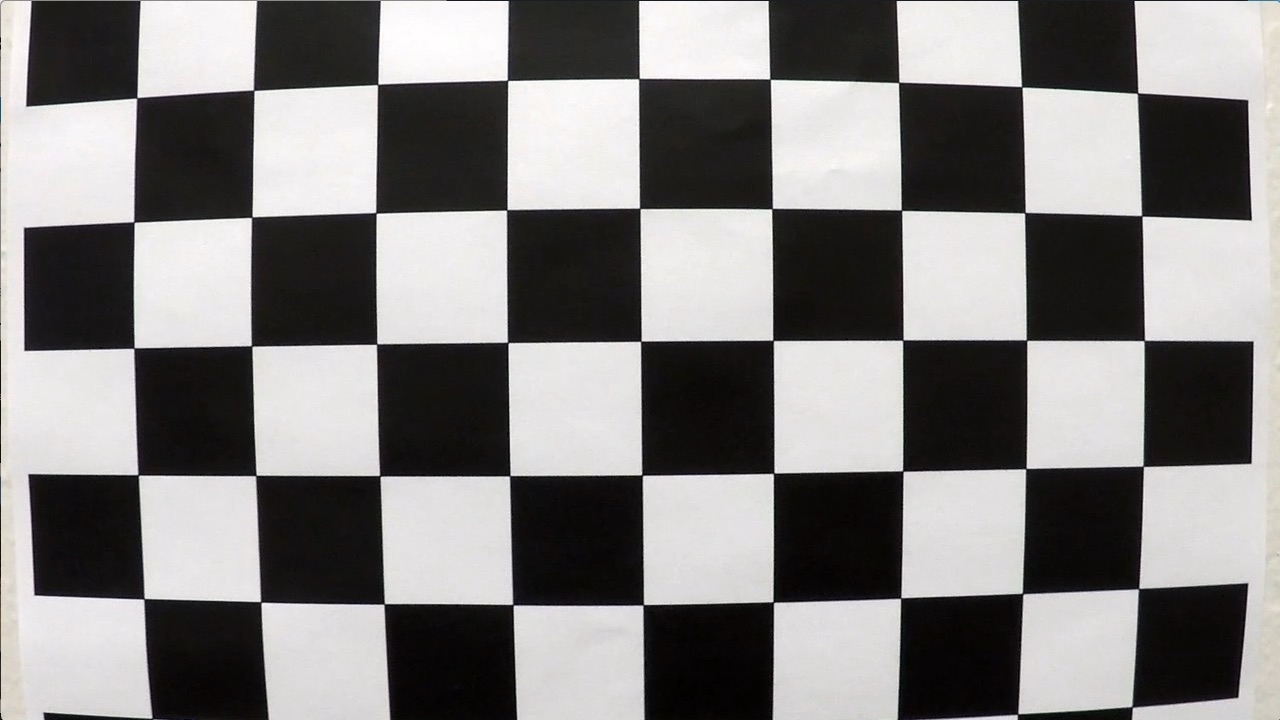
#> input picture camera_cal/calibration1.jpg, 1280 x 720 px; its folder holds 5 pictures in this run
$ python calibration.py
#> lines starting #> are read from the running program, lines starting #| are printed output that depends on the picture; after the words box and inside, x2 and y2 are one past the last pixel; in counts of white or black regions, pixels touching at a corner belong together
# Referencing code provided by Udacity lesson "Advanced Lane Finding"
import numpy as np
import cv2
import glob
import matplotlib.pyplot as plt

# prepare object points, like (0,0,0), (1,0,0), (2,0,0) ....,(6,5,0)
objp = np.zeros((6*9,3), np.float32)
objp[:,:2] = np.mgrid[0:9, 0:6].T.reshape(-1,2)

# Arrays to store object points and image points from all the images.
objpoints = [] # 3d points in real world space
imgpoints = [] # 2d points in image plane.

# Make a list of calibration images
images = glob.glob('camera_cal/calibration*.jpg')

# Step through the list and search for chessboard corners
for idx, fname in enumerate(images):
    img = cv2.imread(fname)
#> img is the input picture: shape (720, 1280, 3); mean B, G, R 127.8, 128.4, 130.1
    gray = cv2.cvtColor(img, cv2.COLOR_BGR2GRAY)

    # Find the chessboard corners
    ret, corners = cv2.findChessboardCorners(gray, (9,6), None)
#> ret = False; corners = None

    # If found, add object points, image points
    if ret == True:
        objpoints.append(objp)
        imgpoints.append(corners)

        # Draw and display the corners
        cv2.drawChessboardCorners(img, (8,6), corners, ret)
        cv2.imshow('img', img)
        cv2.waitKey(500)
#> pass 2 of the loop `for idx, fname in enumerate(images):`:
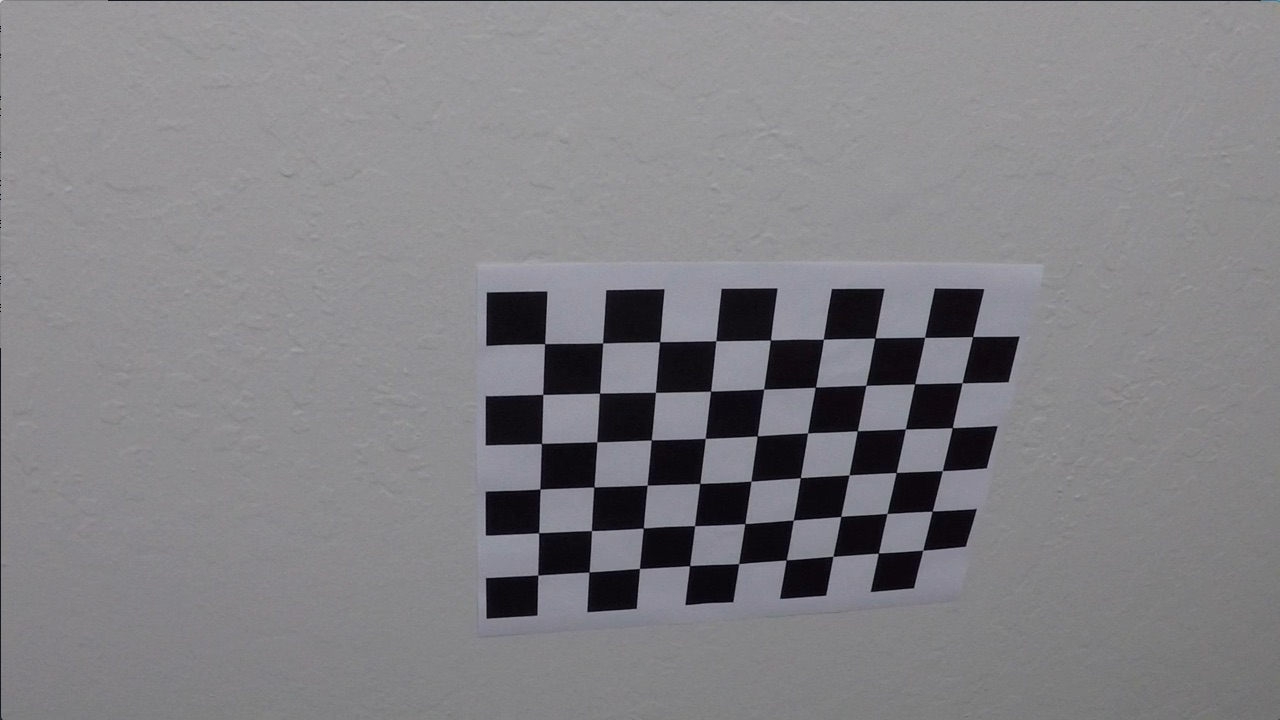
#> input picture camera_cal/calibration10.jpg, 1280 x 720 px
#> img is the input picture: shape (720, 1280, 3); mean B, G, R 133.1, 129.4, 130.2
#> ret = True; corners = 54 rows, first 8: [545.3, 343.1], [602.7, 342.8], [660.1, 341.3], [715.8, 340.7], [770.6, 340], [823.5, 339.2], [874.3, 338.5], [925.1, 337.4]
#> `cv2.drawChessboardCorners(img, (8,6), corners, ret)`:
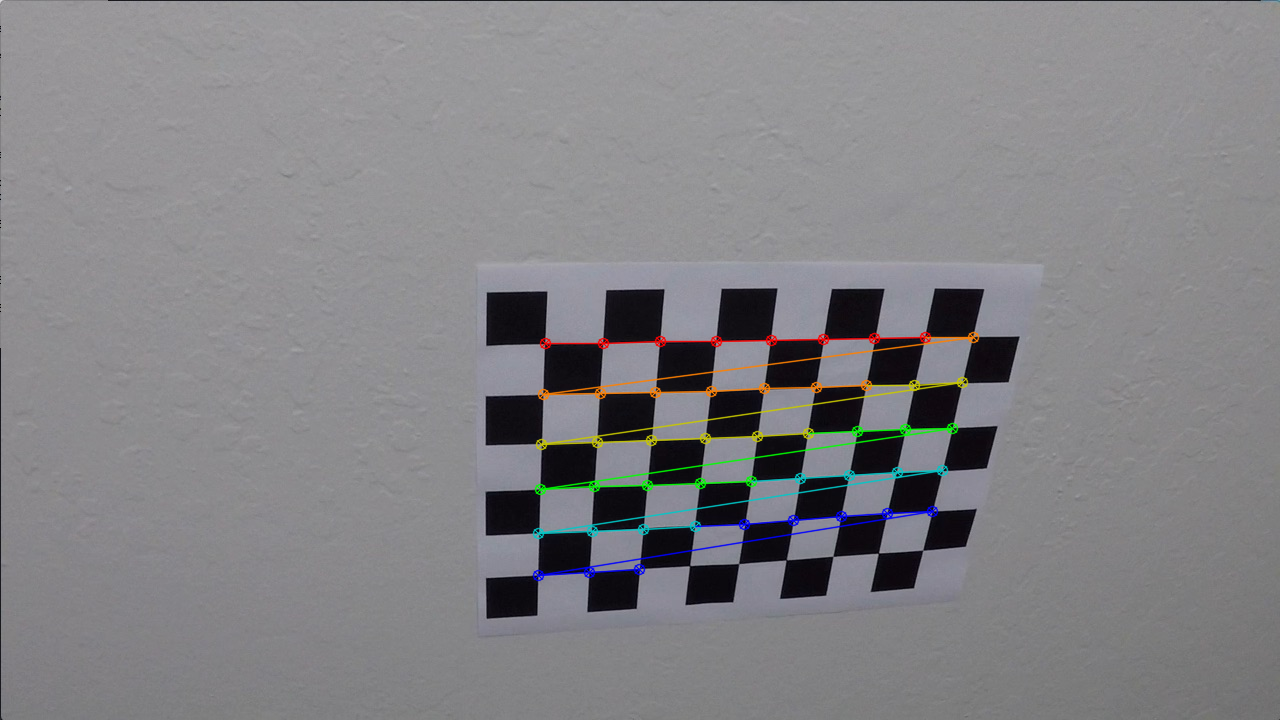
#> img: shape (720, 1280, 3); 1.77% of pixels changed, all inside (x1, y1, x2, y2) = (532, 331, 980, 582)
#> pass 3 of the loop `for idx, fname in enumerate(images):`:
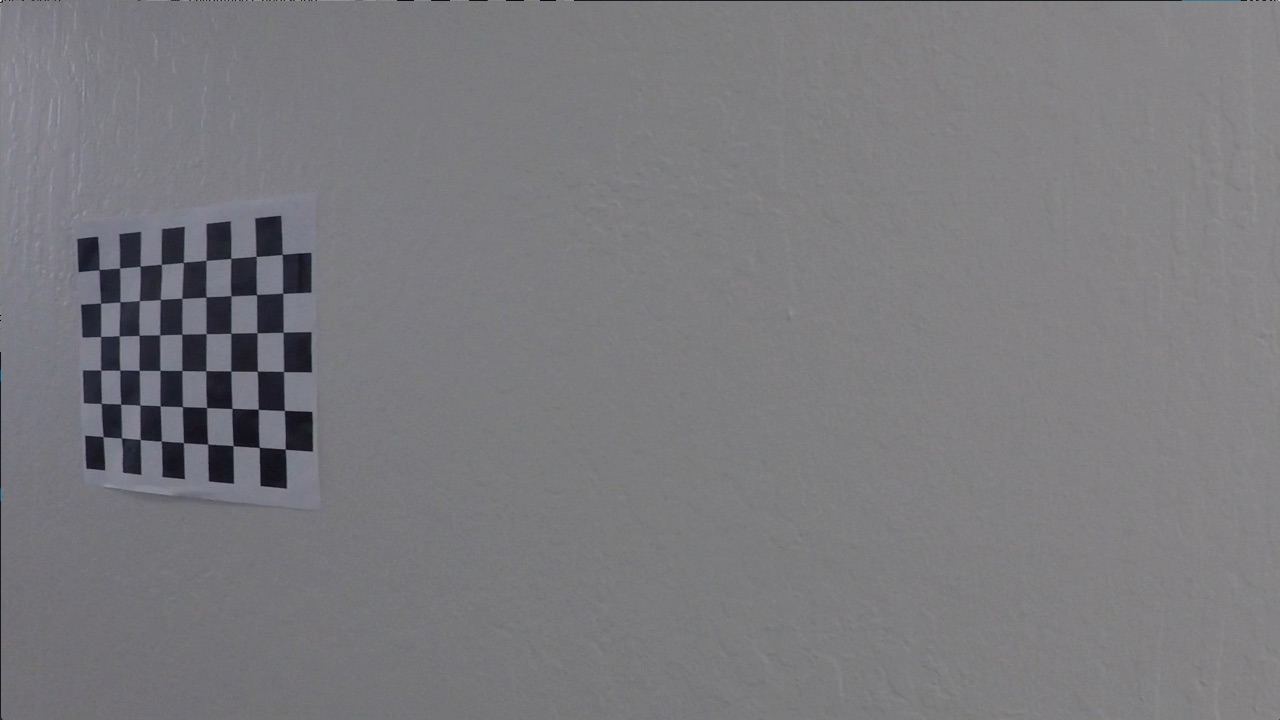
#> input picture camera_cal/calibration11.jpg, 1280 x 720 px
#> img is the input picture: shape (720, 1280, 3); mean B, G, R 125.2, 121.7, 122.2
#> corners = 54 rows, first 8: [99.22, 269.6], [119.6, 268], [140.1, 266.1], [161.3, 264.5], [183.3, 262.5], [206.1, 260.3], [230.7, 258.2], [256.2, 256.3]
#> `cv2.drawChessboardCorners(img, (8,6), corners, ret)`:
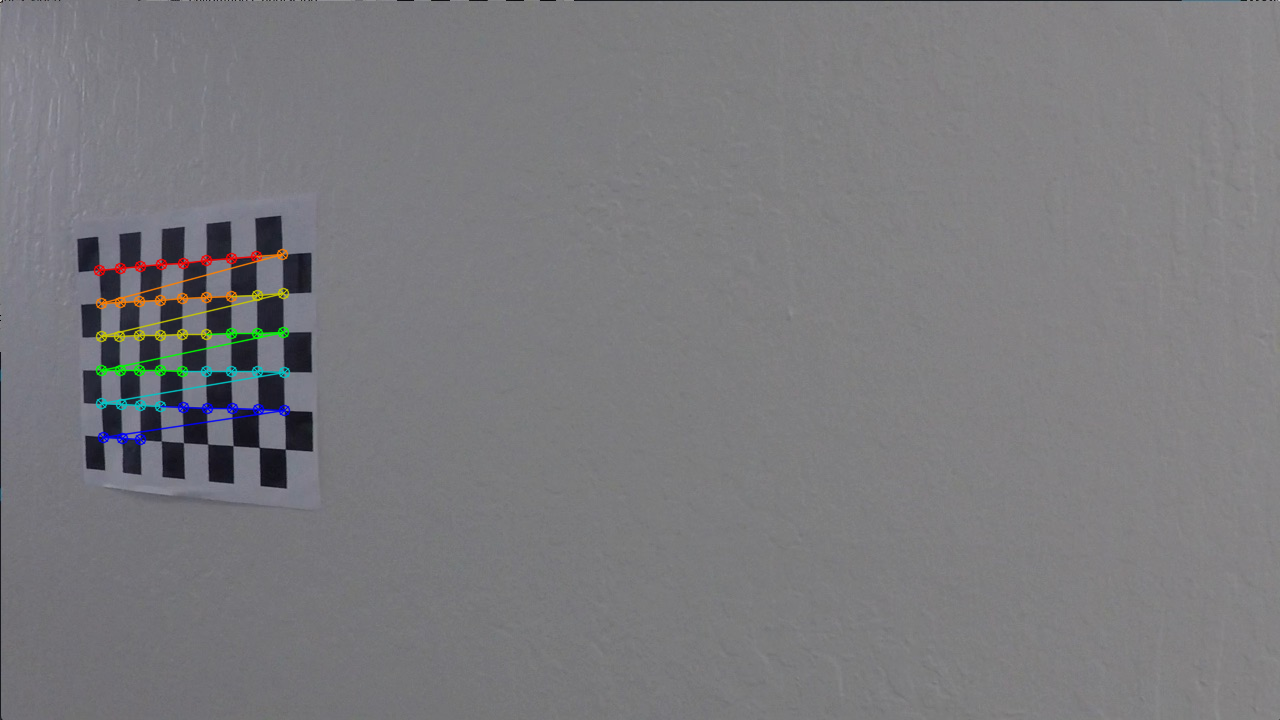
#> img: shape (720, 1280, 3); 1.01% of pixels changed, all inside (x1, y1, x2, y2) = (93, 248, 291, 446)
#> the loop made 5 passes; the first 3 are shown

cv2.destroyAllWindows()

import pickle

# Test undistortion on an image
img = cv2.imread('camera_cal/calibration1.jpg')
img_size = (img.shape[1], img.shape[0])
#> img_size = (1280, 720)

# Do camera calibration given object points and image points
ret, mtx, dist, rvecs, tvecs = cv2.calibrateCamera(objpoints, imgpoints, img_size,None,None)


dst = cv2.undistort(img, mtx, dist, None, mtx)
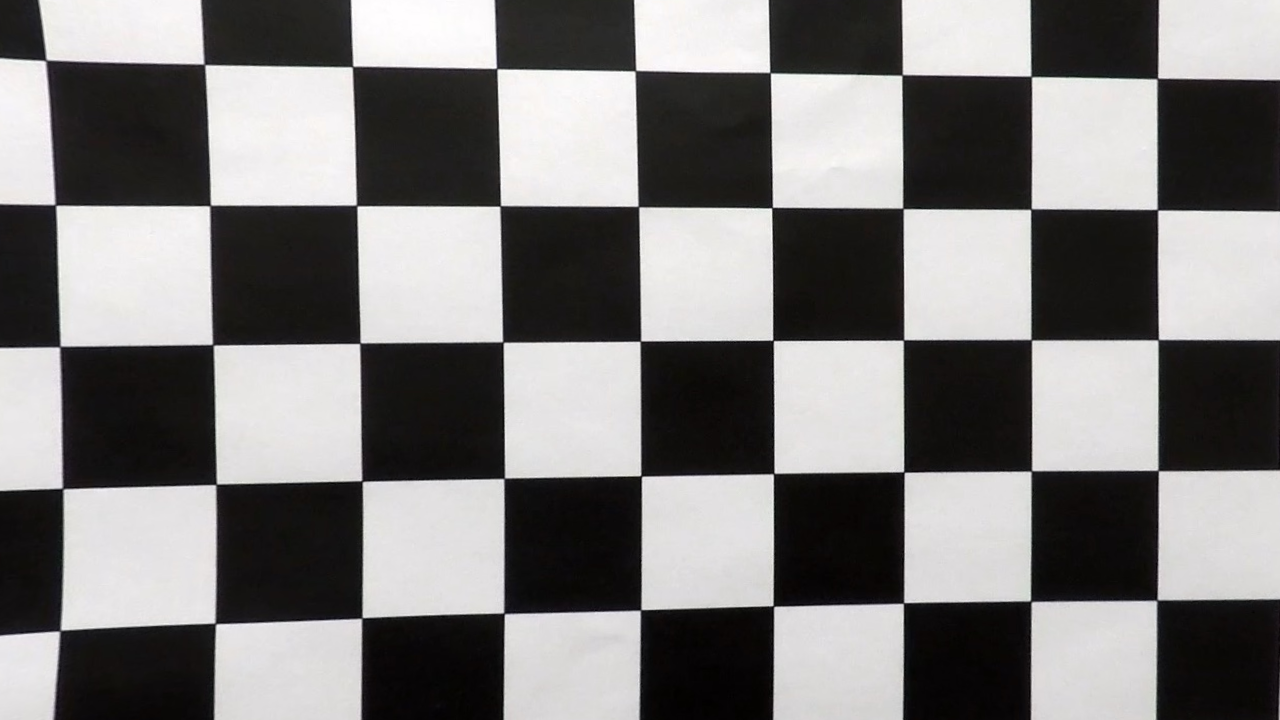
#> dst: shape (720, 1280, 3); mean B, G, R 123.1, 123.5, 125.1
cv2.imwrite('camera_cal/test_undist.jpg',dst)

# Save the camera calibration result for later use (we won't worry about rvecs / tvecs)
dist_pickle = {}
dist_pickle["mtx"] = mtx
dist_pickle["dist"] = dist
pickle.dump( dist_pickle, open( "camera_cal_pickle.p", "wb" ) )

# Visualize undistortion
f, (ax1, ax2) = plt.subplots(2, 1, figsize=(20,10))
ax1.imshow(img)
ax1.set_title('Original Image', fontsize=30)
ax2.imshow(dst)
ax2.set_title('Undistorted Image', fontsize=30)
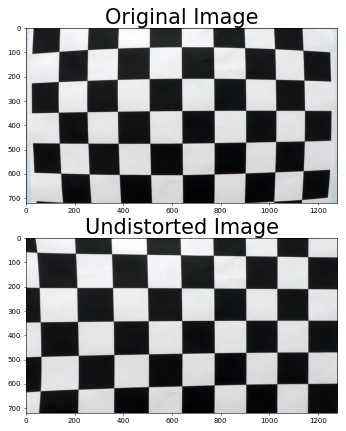
#> figure drawn by matplotlib, 2 panels; B, G, R data is drawn as R, G, B
